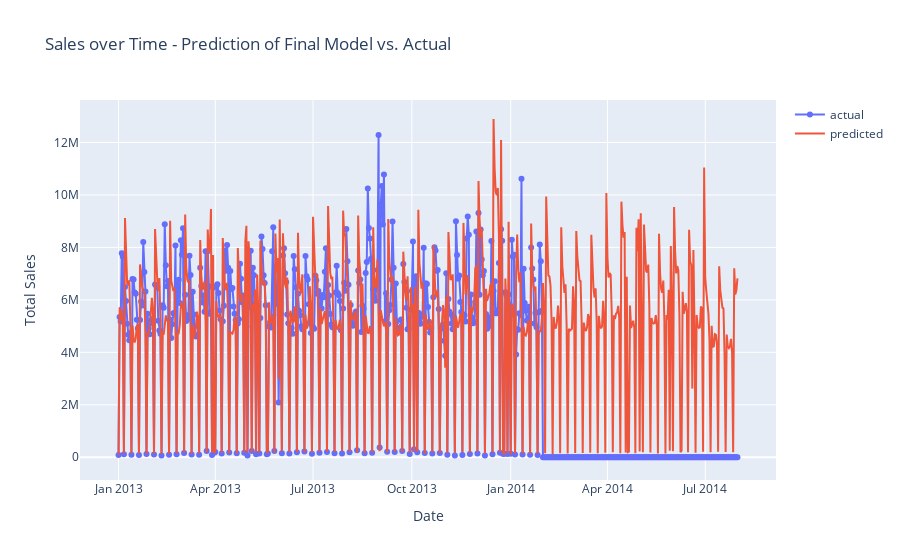

Here is the notebook cell this chart was saved with:
### Code cell
import plotly.express as px
import plotly.graph_objects as go

fig = go.Figure()
fig.add_trace(go.Scatter(x=result['Date'], y=result['actual'],
                    mode='lines+markers',
                    name='actual'))

fig.add_trace(go.Scatter(x=result['Date'], y=result['pred'],
                    mode='lines',
                    name='predicted'))
# Edit the layout
fig.update_layout(title='Sales over Time - Prediction of Final Model vs. Actual',
                   xaxis_title='Date',
                   yaxis_title='Total Sales')
fig.show()

### Figure 1 — Plotly figure (JSON) as saved in the notebook; plotly's stock layout.template omitted (floating-point values rounded to 4 significant figures; data arrays with more than 128 entries replaced by an {"elided": "..."} marker saying what was removed)
{"data": [{"mode": "lines+markers", "name": "actual", "type": "scatter", "x": {"elided": "577 str values"}, "y": {"elided": "577 int values"}}, {"mode": "lines", "name": "predicted", "type": "scatter", "x": {"elided": "577 str values"}, "y": {"elided": "577 float values"}}], "layout": {"title": {"text": "Sales over Time - Prediction of Final Model vs. Actual"}, "xaxis": {"title": {"text": "Date"}}, "yaxis": {"title": {"text": "Total Sales"}}}}
